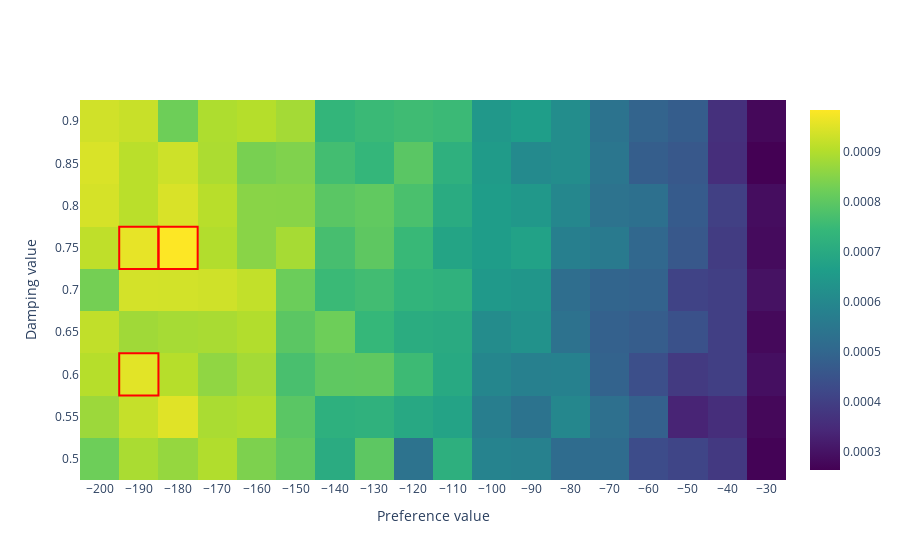

Notebook code cell kept with this figure:
### Code cell
import pandas as pd
import plotly.graph_objects as go
import numpy as np

df = pd.read_csv('fine_tune_affinity_propagation.csv')
# Remove all damping values above 0.9
df = df[df['Damping'] <= 0.9]

# Remove all average annotations above 100
df = df[df['Avg Annotations'] <= 200]

# Calculate weighted score
df['Weighted Score'] = df['Score'] ** 2 / df['Avg Annotations']

# Plot heatmap of weighted scores
import plotly.graph_objects as go


fig = go.Figure(data=go.Heatmap(
                        z=df['Weighted Score'].values.reshape(len(df['Damping'].unique()), len(df['Preference'].unique())),
                        x=df['Preference'].unique(),
                        y=df['Damping'].unique(),
                        colorscale='Viridis'))

fig.update_layout(
    xaxis_nticks=36,
    yaxis={'title': 'Damping value'},
    xaxis={'title': 'Preference value'}
)

# Highlight top 5 values with red border
df = df.sort_values(by='Weighted Score', ascending=False)
for i in range(3):
    fig.add_shape(
        type="rect",
        xref="x",
        yref="y",
        x0=df.iloc[i]['Preference'] - 5,
        y0=df.iloc[i]['Damping'] - 0.025,
        x1=df.iloc[i]['Preference'] + 5,
        y1=df.iloc[i]['Damping'] + 0.025,
        line=dict(
            color="Red",
            width=2
        )
    )

fig.show()

# Save png
# fig.write_image('AP_heatmap.png', width=1000, height=500, scale=8)

### Figure 1 — Plotly figure (JSON) as saved in the notebook; plotly's stock layout.template omitted (floating-point values rounded to 4 significant figures; data arrays with more than 128 entries replaced by an {"elided": "..."} marker saying what was removed)
{"data": [{"colorscale": [[0, "#440154"], [0.1111, "#482878"], [0.2222, "#3e4989"], [0.3333, "#31688e"], [0.4444, "#26828e"], [0.5556, "#1f9e89"], [0.6667, "#35b779"], [0.7778, "#6ece58"], [0.8889, "#b5de2b"], [1, "#fde725"]], "type": "heatmap", "x": [-200, -190, -180, -170, -160, -150, -140, -130, -120, -110, -100, -90, -80, -70, -60, -50, -40, -30], "y": [0.5, 0.55, 0.6, 0.65, 0.7, 0.75, 0.8, 0.85, 0.9], "z": {"elided": "9x18 float values"}}], "layout": {"shapes": [{"line": {"color": "Red", "width": 2}, "type": "rect", "x0": -185, "x1": -175, "xref": "x", "y0": 0.725, "y1": 0.775, "yref": "y"}, {"line": {"color": "Red", "width": 2}, "type": "rect", "x0": -195, "x1": -185, "xref": "x", "y0": 0.725, "y1": 0.775, "yref": "y"}, {"line": {"color": "Red", "width": 2}, "type": "rect", "x0": -195, "x1": -185, "xref": "x", "y0": 0.575, "y1": 0.625, "yref": "y"}], "xaxis": {"nticks": 36, "title": {"text": "Preference value"}}, "yaxis": {"title": {"text": "Damping value"}}}}
